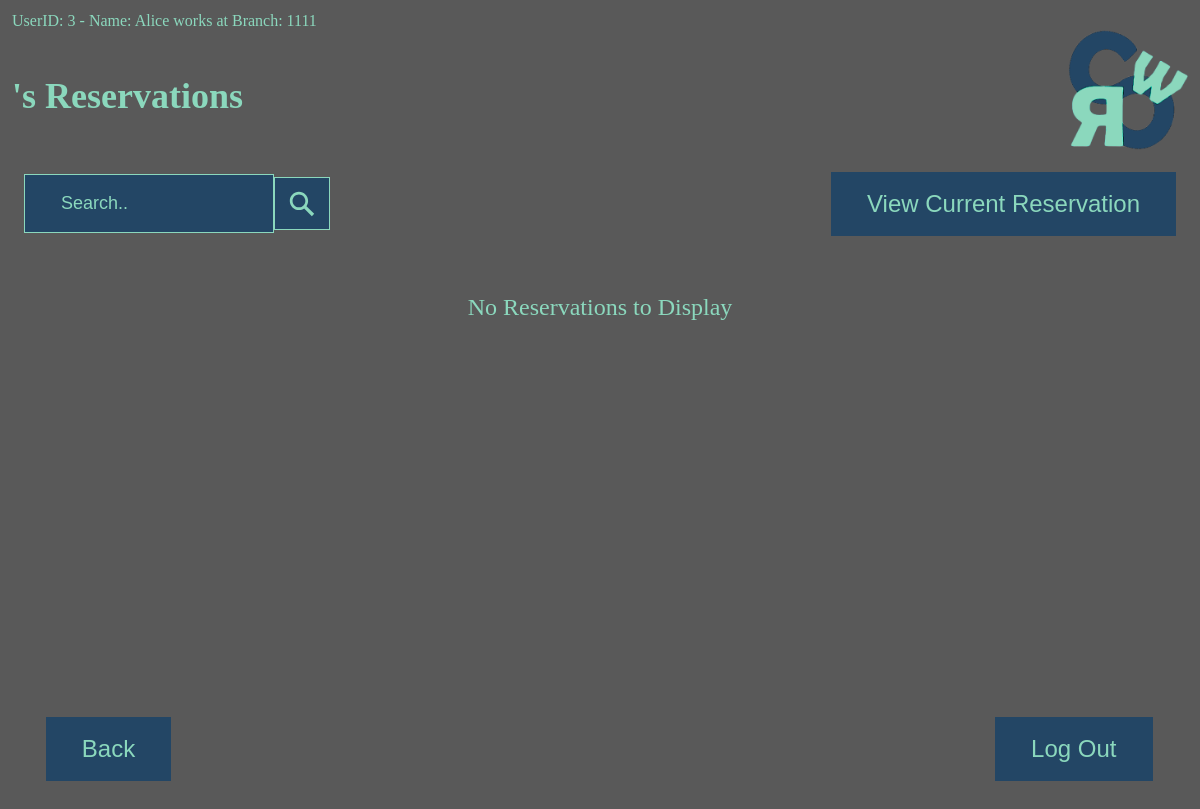
Screenshot of /cpsc471_project/cust_view_res.php (signed in) with the database file from the repository.
### tables this page shows
CREATE TABLE `employee` (
  `E_UserID` int(11) NOT NULL,
  `SIN` char(9) NOT NULL,
  `Branch_no` int(11) NOT NULL
);

CREATE TABLE `users` (
  `UserID` int(11) NOT NULL,
  `First_name` varchar(50) NOT NULL,
  `Middle_name` varchar(50) DEFAULT NULL,
  `Last_name` varchar(50) NOT NULL,
  `Email` varchar(50) NOT NULL,
  `Phone_number` char(10) DEFAULT NULL,
  `DOB` date DEFAULT NULL,
  `Sex` char(1) DEFAULT NULL,
  `Street_no` varchar(10) DEFAULT NULL,
  `Street_name` varchar(50) DEFAULT NULL,
  `City` varchar(50) DEFAULT NULL,
  `Province` char(2) DEFAULT NULL,
  `Postal_code` char(6) DEFAULT NULL
);

### cpsc471_project/cust_view_res.php (the view, shortened to what this page needs)
<?php
    $con = mysqli_connect("localhost","root","","cwcrs_db");
    $sql2 = "SELECT * FROM Users, Employee WHERE Users.UserID = Employee.E_UserID";
    $result2 = $con->query($sql2);
    if ($result2->num_rows > 0) {
        while($row = $result2->fetch_assoc()) {
            if($row["UserID"] == $_SESSION["UserID"]) {
                echo "UserID: " . $row["UserID"]. " - Name: " . $row["First_name"] .  " works at Branch: " . $row["Branch_no"] . "<br>";
            }
        }
      } else {
        echo "Can't find employee";
      }
    $sql = "SELECT * FROM Reservation";
    $result = $con->query($sql);
?>
<!DOCTYPE html>
<html>
<head>
</head>
<body>
<div class="header">
<h1 style="font-size:3vw">
's Reservations
</h1>
    <img src="logo.png" alt="logo" width=2vw height=2vw/>
</div>
<table class = "toptable">
<form action="cust_view_res_post.php" method="post">
  <tr>
    <th width = 25%>
    <div class = "searchbar">
      <input type="search" placeholder="Search.." name="search" required>
     <button class = "searchbutton" type="submit" name="submitbutton" value="Search">
      </button>
    </form>
<th class = "addbuttonbox" width = 20%>
    <button class= "addbutton" text-align=right type="button" onclick="window.location.href='cust_current_res.php'"> View Current Reservation</button>
    </th>
  </table>
  <article>
<?php
    $con = mysqli_connect("localhost","root","","cwcrs_db");
    $check = 0;
    if(!$_SESSION["SearchRes"]){
    $sql = "SELECT * FROM Reservation, Branch, Features, Payment
    WHERE Reservation.Branch_no = Branch.Branch_no
    AND Reservation.VIN = Features.VIN
    AND Reservation.PaymentID = Payment.PaymentID
    AND Reservation.C_UserID = Payment.C_UserID;";
    $result = $con->query($sql);
    if ($result->num_rows > 0) {
        if($check == 0) {
          echo "<br>";
          echo "<br>";
          echo "<table class='no_res'>";
          echo "<tr>";
          echo "<td>";
          echo "No Reservations to Display";
          echo "</td>";
          echo "</tr>";
          echo "</table>";
        }
      }}
?>
</article>
<footer>
  <table class="bottom_table">
  <tr>
    <td>
    <button class= "backbutton" text-align=left type="button" onclick="window.location.href='cust.php'"> Back</button>
</td>
<td>
</td>
<td>
</td>
<td>
</td>
<td>
</td>
<td>
    <button class= "logoutbutton" type="button" onclick="window.location.href='login.php'"> Log Out</button>
</td>
</tr>
</table> </footer>
    </body>
    </html>

### cpsc471_project/cust_view_res.php (style rules this page uses)
body { background-color: rgba(0,0,0,0.6499999761581421); font-family: verdana; color: rgba(139,216,189,1); overflow: auto; display:flex; flex-direction:column; min-height: 100vh; margin:1vw; }
footer { min-height:7vw; }
article { flex:1; }
.header { overflow:auto; }
.header img { float: right; width: 10vw; height: 10vw; }
.header h1 { float: left; color: rgba(139,216,189,1); font-family:verdana; top: 50%; transform: translateY(50%); }
::placeholder { color: rgba(139,216,189,1); }
input[type=search] { width: 40%; padding: 1.5vw 3vw; margin: 1vw 0; display: inline-block; border: 1px solid rgba(139,216,189,1); box-sizing: border-box; background-color: rgba(35,70,101,1); color: rgba(139,216,189,1); font-size:1.5vw; placeholder-color: rgba(139,216,189,1); }
table { font-family: verdana; color: rgba(139,216,189,1); border-collapse: collapse; width: 100%; vertical-align: middle; table-layout: fixed; }
th { font-size:1.5vw; text-align: left; padding: 1vw; }
.no_res { text-align: center; font-size: 2vw; padding: 2vw; }
.bottom_table { position: relative; bottom:1vw; width: 98.5%; overflow: scroll; }
.bottom_table td { text-align: center; padding 1.5vw; }
button { background-color: rgba(35,70,101,1); border: none; color: rgba(139,216,189,1); padding: 1.5vw 3vw; text-align: center; text-decoration: none; display: inline-block; font-size: 2vw; cursor: pointer; }
.searchbutton { padding: 0.9vw 1vw; border: 1px solid rgba(139,216,189,1); }
svg { color: rgba(139,216,189,1); fill: currentColor; width: 2.5vw; height: 2.5vw; }
.searchbar { display:flex; flex-direction:row; align-items:center; }
.addbuttonbox { text-align: right; }

### rows the page displays
employee: E_UserID.UserID "3", E_UserID.First_name "Alice", Branch_no "1111"
